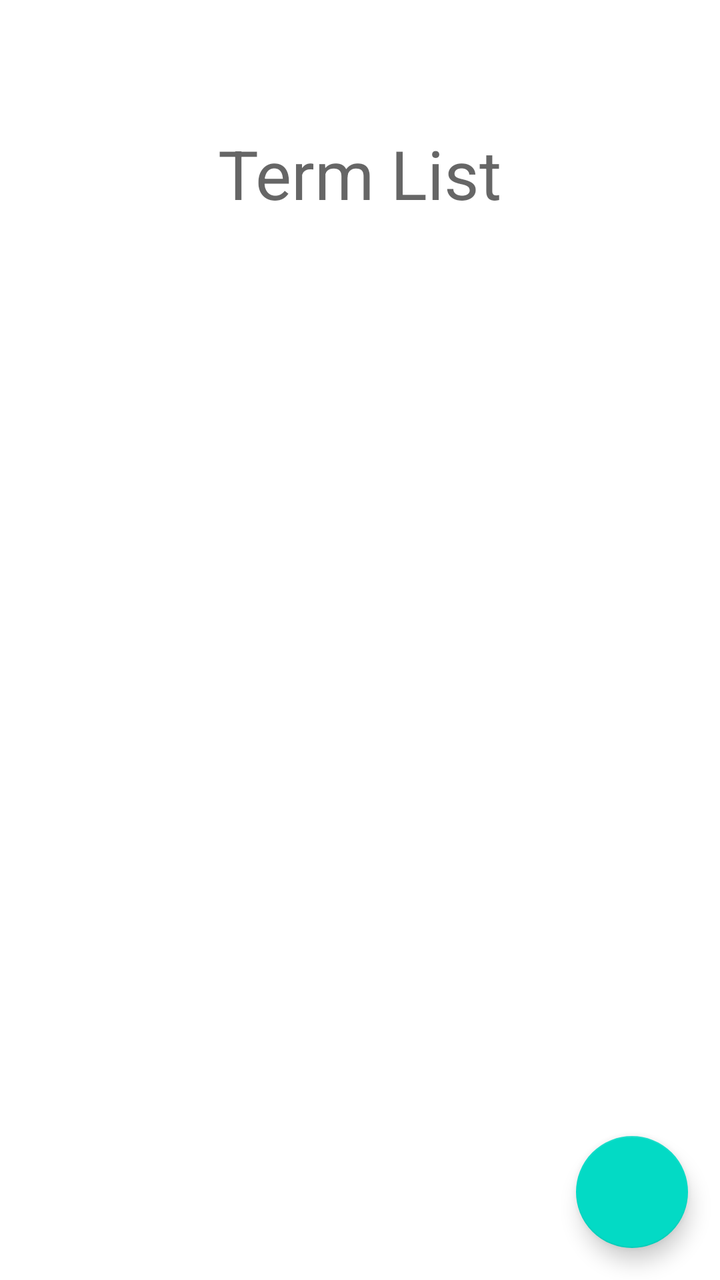
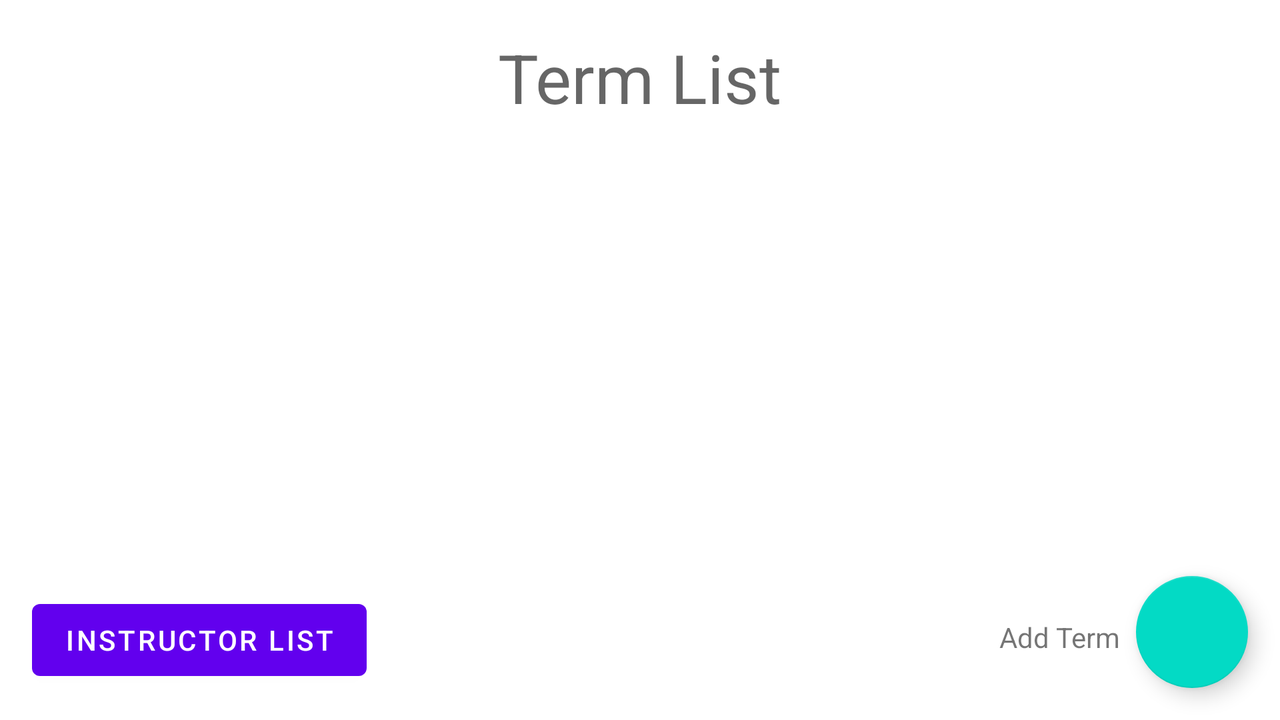

Two renders of one Android screen. The first uses the default layout on a phone; the second uses the alternative layout the repository ships for a different screen configuration, on a matching device. The two XML files are below.
<!-- AndroidManifest.xml: application theme Theme.C196App -->
<!-- res/layout/activity_term_list.xml -->
<?xml version="1.0" encoding="utf-8"?>
<androidx.constraintlayout.widget.ConstraintLayout xmlns:android="http://schemas.android.com/apk/res/android"
    xmlns:app="http://schemas.android.com/apk/res-auto"
    xmlns:tools="http://schemas.android.com/tools"
    android:layout_width="match_parent"
    android:layout_height="match_parent"
    tools:context=".ui.TermList">

    <TextView
        android:id="@+id/textTermTitle"
        android:layout_width="wrap_content"
        android:layout_height="wrap_content"
        android:layout_marginTop="64dp"
        android:text="Term List"
        android:textAppearance="@style/TextAppearance.AppCompat.Display1"
        app:layout_constraintEnd_toEndOf="parent"
        app:layout_constraintStart_toStartOf="parent"
        app:layout_constraintTop_toTopOf="parent" />

    <com.google.android.material.floatingactionbutton.FloatingActionButton
        android:id="@+id/addTermButton"
        android:layout_width="wrap_content"
        android:layout_height="wrap_content"
        android:layout_marginEnd="16dp"
        android:layout_marginBottom="16dp"
        android:clickable="true"
        app:layout_constraintBottom_toBottomOf="parent"
        app:layout_constraintEnd_toEndOf="parent"
        app:srcCompat="@drawable/ic_baseline_add_box_24" />

    <androidx.recyclerview.widget.RecyclerView
        android:id="@+id/termrecyclerview"
        android:layout_width="337dp"
        android:layout_height="527dp"
        android:layout_marginStart="36dp"
        android:layout_marginRight="32dp"
        app:layout_constraintBottom_toBottomOf="parent"
        app:layout_constraintRight_toRightOf="parent"
        app:layout_constraintStart_toStartOf="parent"
        app:layout_constraintTop_toBottomOf="@+id/textTermTitle"
        app:layout_constraintVertical_bias="0.143" />
</androidx.constraintlayout.widget.ConstraintLayout>
<!-- resources referenced by this layout -->
<resources>
  <style name="Theme.C196App" parent="Theme.MaterialComponents.DayNight.DarkActionBar">
          
          <item name="colorPrimary">@color/purple_500</item>
          <item name="colorPrimaryVariant">@color/purple_700</item>
          <item name="colorOnPrimary">@color/white</item>
          
          <item name="colorSecondary">@color/teal_200</item>
          <item name="colorSecondaryVariant">@color/teal_700</item>
          <item name="colorOnSecondary">@color/black</item>
          
          <item name="android:statusBarColor">?attr/colorPrimaryVariant</item>
          
      </style>
</resources>
<!-- res/layout-land/activity_term_list.xml (the repository's variant of the layout above) -->
<!-- drawn on the phone turned sideways -->
<?xml version="1.0" encoding="utf-8"?>
<androidx.constraintlayout.widget.ConstraintLayout xmlns:android="http://schemas.android.com/apk/res/android"
    xmlns:app="http://schemas.android.com/apk/res-auto"
    xmlns:tools="http://schemas.android.com/tools"
    android:layout_width="match_parent"
    android:layout_height="match_parent"
    tools:context=".ui.TermList">

    <TextView
        android:id="@+id/textTermTitle"
        android:layout_width="wrap_content"
        android:layout_height="wrap_content"
        android:layout_marginTop="16dp"
        android:text="Term List"
        android:textAppearance="@style/TextAppearance.AppCompat.Display1"
        app:layout_constraintEnd_toEndOf="parent"
        app:layout_constraintStart_toStartOf="parent"
        app:layout_constraintTop_toTopOf="parent" />

    <com.google.android.material.floatingactionbutton.FloatingActionButton
        android:id="@+id/addTermButton"
        android:layout_width="wrap_content"
        android:layout_height="wrap_content"
        android:layout_marginEnd="16dp"
        android:layout_marginBottom="16dp"
        android:clickable="true"
        app:layout_constraintBottom_toBottomOf="parent"
        app:layout_constraintEnd_toEndOf="parent"
        app:srcCompat="@drawable/ic_baseline_add_box_24" />

    <androidx.recyclerview.widget.RecyclerView
        android:id="@+id/termrecyclerview"
        android:layout_width="411dp"
        android:layout_height="200dp"
        app:layout_constraintBottom_toBottomOf="parent"
        app:layout_constraintEnd_toEndOf="parent"
        app:layout_constraintRight_toRightOf="parent"
        app:layout_constraintStart_toStartOf="parent"
        app:layout_constraintTop_toBottomOf="@+id/textTermTitle"
        app:layout_constraintVertical_bias="0.086" />

    <TextView
        android:id="@+id/textView5"
        android:layout_width="wrap_content"
        android:layout_height="wrap_content"
        android:layout_marginEnd="8dp"
        android:layout_marginBottom="32dp"
        android:text="Add Term"
        app:layout_constraintBottom_toBottomOf="parent"
        app:layout_constraintEnd_toStartOf="@+id/addTermButton" />

    <Button
        android:id="@+id/gotoInstructorList"
        android:layout_width="wrap_content"
        android:layout_height="wrap_content"
        android:layout_marginStart="16dp"
        android:layout_marginBottom="16dp"
        android:text="Instructor List"
        app:layout_constraintBottom_toBottomOf="parent"
        app:layout_constraintStart_toStartOf="parent" />
</androidx.constraintlayout.widget.ConstraintLayout>
